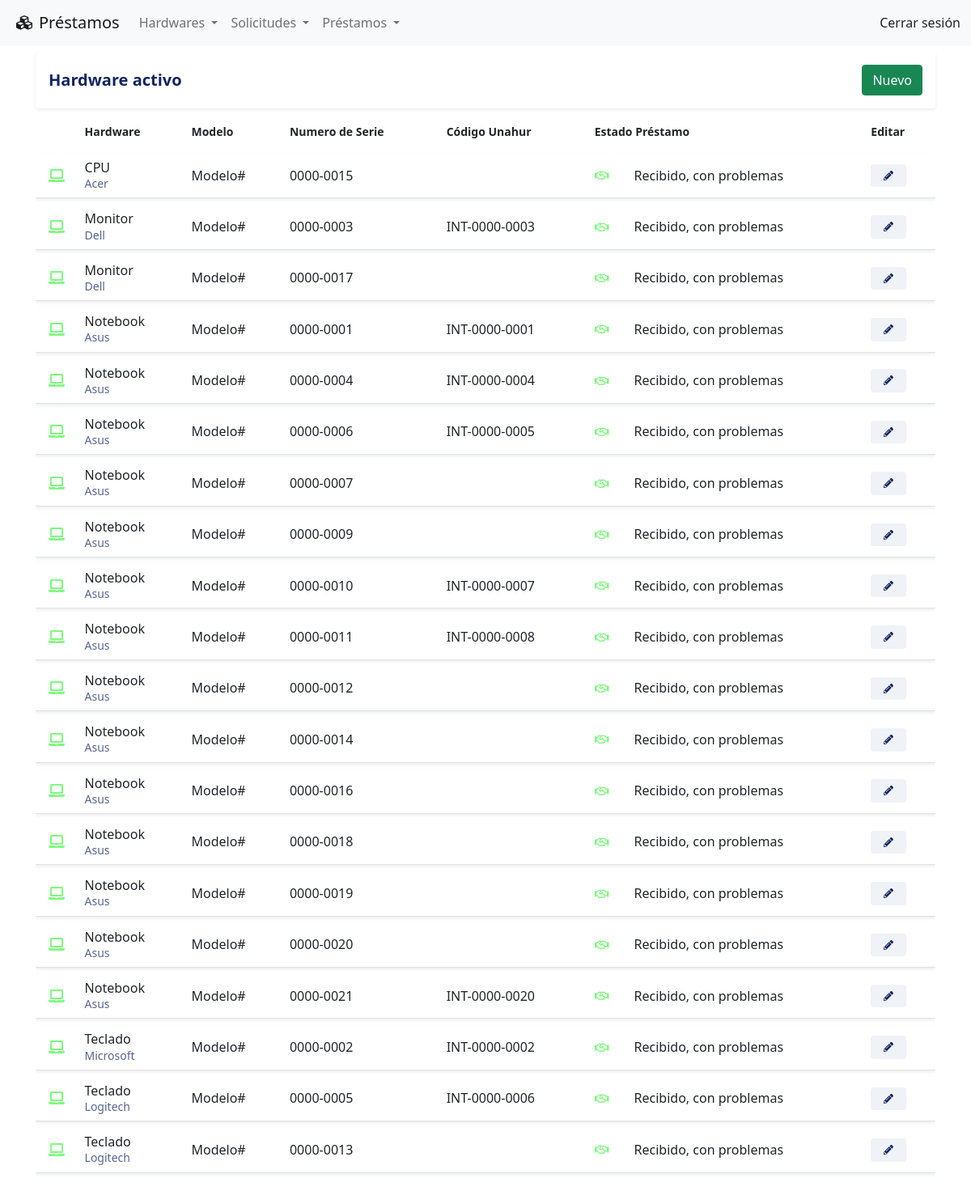
/hardware/activo, run on an earlier commit of the app's database.
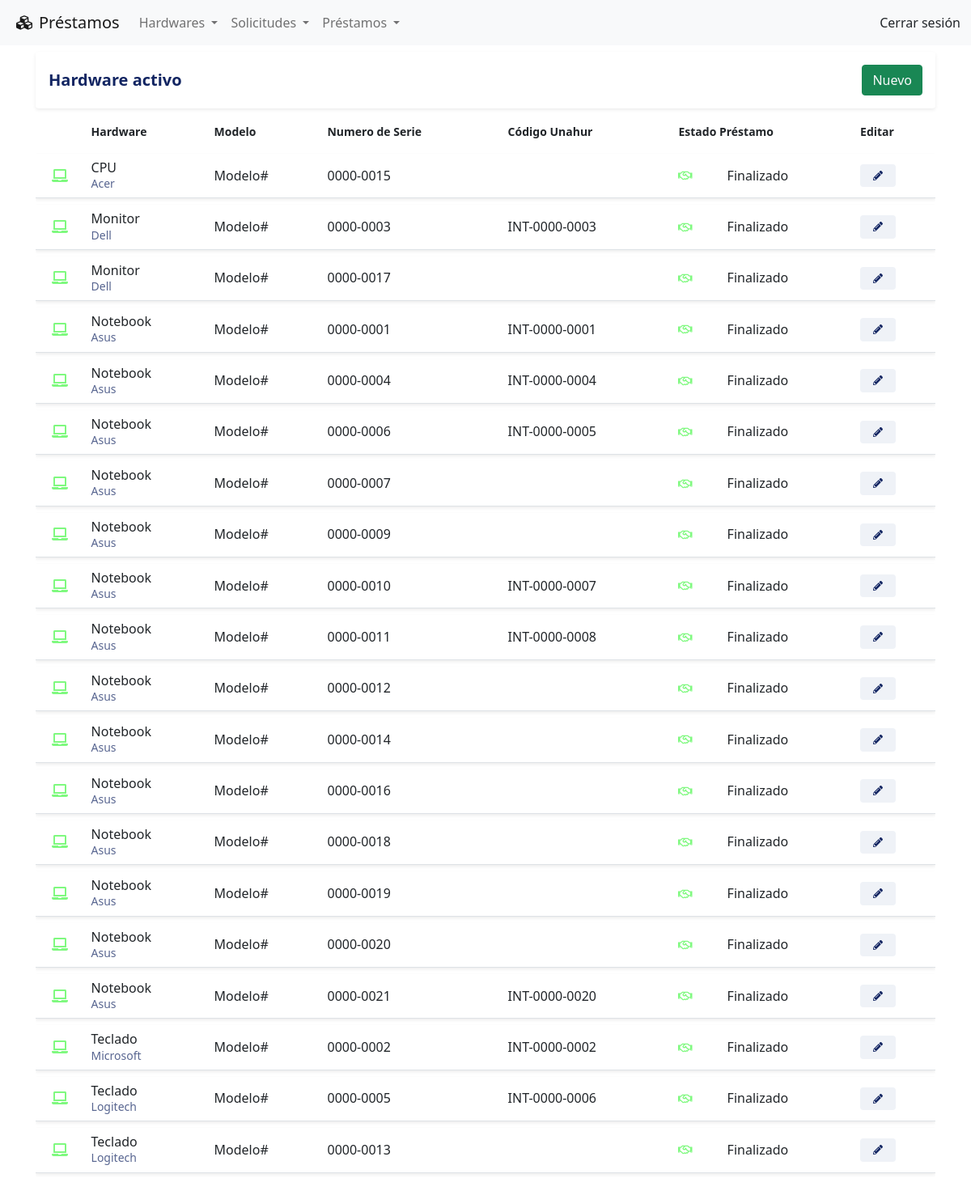
And on a later commit of the database.
### tables this page shows
CREATE TABLE IF NOT EXISTS hardwares
(
    id_hardware INT AUTO_INCREMENT PRIMARY KEY NOT NULL,
    id_tipo_hardware INT NOT NULL,
    id_marca INT NOT NULL,
    descripcion_hardware VARCHAR(1024),
    modelo VARCHAR(40) NOT NULL,
    numero_serie VARCHAR(40) NOT NULL UNIQUE,
    codigo_interno VARCHAR(40),
    id_estado_hardware INT NOT NULL,
    id_estado_prestamo INT NOT NULL,
    created_at TIMESTAMP DEFAULT CURRENT_TIMESTAMP,
    updated_at DATETIME DEFAULT CURRENT_TIMESTAMP ON UPDATE CURRENT_TIMESTAMP,
    FOREIGN KEY (id_tipo_hardware) REFERENCES tipos_hardware (id_tipo_hardware),
    FOREIGN KEY (id_marca) REFERENCES marcas (id_marca)
);

CREATE TABLE IF NOT EXISTS tipos_hardware
(
    id_tipo_hardware INT AUTO_INCREMENT PRIMARY KEY NOT NULL,
    tipo_hardware VARCHAR(40) NOT NULL UNIQUE,
    created_at TIMESTAMP DEFAULT CURRENT_TIMESTAMP,
    updated_at DATETIME DEFAULT CURRENT_TIMESTAMP ON UPDATE CURRENT_TIMESTAMP
);

CREATE TABLE IF NOT EXISTS marcas
(
    id_marca INT AUTO_INCREMENT PRIMARY KEY NOT NULL,
    marca VARCHAR(40) NOT NULL UNIQUE,
    created_at TIMESTAMP DEFAULT CURRENT_TIMESTAMP,
    updated_at DATETIME DEFAULT CURRENT_TIMESTAMP ON UPDATE CURRENT_TIMESTAMP
);

CREATE TABLE IF NOT EXISTS estados_prestamo
( 
    id_estado_prestamo INT AUTO_INCREMENT PRIMARY KEY NOT NULL, 
    estado_prestamo VARCHAR(40) NOT NULL UNIQUE,
    color_estado_prestamo VARCHAR(40) NOT NULL, 
    created_at TIMESTAMP DEFAULT CURRENT_TIMESTAMP,
    updated_at DATETIME DEFAULT CURRENT_TIMESTAMP ON UPDATE CURRENT_TIMESTAMP
);

### index.php (called while the page is built, shortened)
<?php
    require_once "config/database.php";
    include_once "views/layouts/header.php";
    include_once "views/layouts/navbar.php";
    include_once "views/layouts/main.php";
    include_once "views/layouts/footer.php";
?>

### controllers/hardwareController.php (called while the page is built, shortened)
<?php
require_once 'models/hardwareModel.php';
class HardwareController{
    public function activo() {
        $hardware = new HardwareModel();
        $hardwares = $hardware->getAll();
        $hardware->setEncabezado('activo');
        $estado = 1;
        require_once 'views/hardware/listado.php';
    }
}

### config/database.php (called while the page is built)
<?php
class Database {
    public static function connect(){
        $db = new mysqli('localhost', 'root', '', 'prestamos');
        $db->query ("SET NAMES 'utf-8'");
        return $db;
    }
}

### models/hardwareModel.php (called while the page is built, shortened)
<?php
class HardwareModel{
    private $db;
    private $encabezado;
    public function __construct() {
        $this->db = Database::connect();
    }
    public function getEncabezado() {
        return $this->encabezado;
    }
    public function setEncabezado($encabezado) {
        $this->encabezado = $encabezado;
    }
    public function getAll() {
        $query = "SELECT
                        hardwares.id_hardware,
                        tipos_hardware.tipo_hardware,
                        marcas.marca,
                        hardwares.modelo,
                        hardwares.numero_serie,
                        hardwares.codigo_interno,
                        hardwares.id_estado_hardware,
                        estados_hardware.estado_hardware,
                        hardwares.id_estado_prestamo,
                        estados_prestamo.estado_prestamo,
                        hardwares.descripcion_hardware,
                        hardwares.created_at AS created_at_hardware
                    FROM
                        hardwares
                    INNER JOIN
                        tipos_hardware ON hardwares.id_tipo_hardware = tipos_hardware.id_tipo_hardware
                    INNER JOIN
                        marcas ON hardwares.id_marca = marcas.id_marca
                    INNER JOIN
                        estados_hardware ON hardwares.id_estado_hardware = estados_hardware.id_estado_hardware
                    INNER JOIN
                        estados_prestamo ON hardwares.id_estado_prestamo = estados_prestamo.id_estado_prestamo
                    ORDER BY tipos_hardware.tipo_hardware, hardwares.numero_serie;";
        $hardwares = $this->db->query($query);
        return $hardwares;
    }
}

### views/hardware/listado.php (the view, shortened to what this page needs)
<div class="row">
    <div class="col align-middle">
        <div class="card d-inline-block border-0 shadow-sm shadow-hover w-100">
            <div class="card-body d-flex justify-content-between align-items-center">
                <h5 class="mb-0"> Hardware <?= $hardware->getEncabezado()?></h5>
                <a href="<?= URL ?>hardware/nuevo"class="btn btn-success text-light">Nuevo</a>
			</div>
        </div>
    </div>
</div>
<div class="row">
    <div class="col">
        <div class="table-responsive">
            <table class="table table-hover">
                <thead class="thead-light">
                    <tr>
                        <th scope="col"><small class="font-weight-bold"><small></th>
                        <th scope="col"><small class="font-weight-bold">Hardware<small></th>
                        <th scope="col"><small class="font-weight-bold">Modelo<small></th>
                        <th scope="col"><small class="font-weight-bold">Numero de Serie<small></th>
                        <th scope="col"><small class="font-weight-bold">Código Unahur<small></th>
                        <th scope="col" colspan=2><small class="font-weight-bold">Estado Préstamo<small></th>
                        <th scope="col"><small class="font-weight-bold">Editar<small></th>
                    </tr>
                </thead>
                <tbody>
                    <?php while($dato = $hardwares->fetch_object()): ?>
                    <?php  $estadoHardware = $dato->id_estado_hardware;
                        if($estadoHardware == $estado) {
                    ?>
                        <tr class="shadow-sm">
                            <td class="align-middle text-center">
                                <i class="fas fa-laptop"
                                        <?php
                                            switch ($estado) {
                                                case 1:
                                                    echo  'style="color:rgba(0, 244, 0, 0.5)"';
                                                break;
                                        }
                                    ?>
                                > </i>
                            </td>
                            <td><span class="d-block"><?= $dato->tipo_hardware; ?></span><small class="text-muted"><?= $dato->marca; ?></small>
                            </td>
                            <td class="align-middle"><span><?= $dato->modelo; ?></span></td>
                            <td class="align-middle"><span><?= $dato->numero_serie; ?></span></td>
                            <td class="align-middle"><span><?= $dato->codigo_interno; ?></span></td>
                            <td class="align-middle">
                                <span>
                                    <i class="far fa-handshake fa-sm"
                                                <?php
                                                    switch ($dato->id_estado_prestamo) {
                                                        case 3:
                                                            echo 'style="color:rgba(0, 244, 0, 0.5)"';
                                                        break;
                                                }
                                            ?>
                                        > </i>
                                </span>
                            </td>
                            <td class="align-middle">
                                <?= $dato->estado_prestamo; ?>
                            </td>
                            <td class="align-middle">
                                <a href = "<?= URL ?>hardware/editar&id=<?=$dato->id_hardware?>">
                                    <span class="badge badge-secondary"><i class="fas fa-pencil-alt"></i></span>
                                </a>
                            </td>
                        </tr>
                    <?php } endwhile; ?>
                </tbody>
            </table>
        </div>
    </div>
</div>

### views/layouts/header.php (shortened to what this page needs)
<!DOCTYPE html>
<html lang="es">
<head>
    <link rel="stylesheet" href="<?php echo URL ?>public/css/bootstrap.min.css" />
    <link rel="stylesheet" href="<?php echo URL ?>public/css/all.min.css" />
    <link rel="stylesheet" href="<?php echo URL ?>public/css/style.css" />
</head>
<body>

### views/layouts/navbar.php (shortened to what this page needs)
<nav class="navbar navbar-expand-lg navbar-light bg-light">
    <div class="container-fluid">
        <a class="navbar-brand" href="<?php echo URL ?>"><i class="fas fa-cubes mx-2"></i>Préstamos</a>
        <div class="collapse navbar-collapse" id="navbarSupportedContent">
        <ul class="navbar-nav me-auto mb-2 mb-lg-0">
            <li class="nav-item dropdown">
                <a class="nav-link dropdown-toggle" href="#" id="navbarDropdown" role="button" data-bs-toggle="dropdown" aria-expanded="false">
                    Hardwares
                </a>
            </li>
            <li class="nav-item dropdown">
                <a class="nav-link dropdown-toggle" href="#" id="navbarDropdown" role="button" data-bs-toggle="dropdown" aria-expanded="false">
                    Solicitudes
                </a>
            </li>
            <li class="nav-item dropdown">
                <a class="nav-link dropdown-toggle" href="#" id="navbarDropdown" role="button" data-bs-toggle="dropdown" aria-expanded="false">
                    Préstamos
                </a>
            </li>
        </ul>
            <span class="d-flex ">
                <a class="btn p-0" type="submit">Cerrar sesión</a>
            </span>
        </div>
    </div>
</nav>

### views/layouts/main.php (shortened to what this page needs)
<div class="container-fluid">
  <div class="row justify-content-center m-1 p-1">
  <?php
    if(isset($_GET['controller'])){
      $nombre_controlador = $_GET['controller'].'Controller';
    }elseif(!isset($_GET['controller']) && !isset($_GET['action'])){
      $nombre_controlador = CONTROLLER_DEFAULT;
    }else{
      show_error();
      exit();
    }
    if(class_exists($nombre_controlador)){
      $controlador = new $nombre_controlador();
      if(isset($_GET['action']) && method_exists($controlador, $_GET['action'])){
        $action = $_GET['action'];
        $controlador->$action();
      }elseif(!isset($_GET['controller']) && !isset($_GET['action'])){
        $action_default = ACTION_DEFAULT;
        $controlador->$action_default();
      }else{
        show_error();
      }
    }else{
      show_error();
    }
    ?>
  </div>
</div>

### views/layouts/footer.php (shortened to what this page needs)
</body>
</html>

### public/css/style.css (style rules this page uses)
:root { --primary: #122562; --light: #ffffff; --light-blue: #F5F6FA; --grey: #eff2f7; }
h1, h2, h3, h4, h5, h6 { color: var(--primary); font-weight: 700; }
.text-muted { color: var(--primary) !important; opacity: .7; }
.shadow-sm { box-shadow: 0 0 1.25rem rgba(11,37,75,.05); }
.shadow-hover { transition: 1s ease-in-out; }
.badge { padding: .5rem 1rem; }
.badge-secondary { background-color: var(--grey); color: var(--primary); }
table { border-collapse: separate; border-spacing: 0 .5rem; }
table thead th { border: 0 !important; }
table tbody tr { background-color: var(--light); }
table tbody td { border-top: 0 !important; line-height: 1.2; }
html { position: relative; min-height: 100%; }
body { margin-bottom: 60px; }

What changed in the data, as far as the page shows it:
changed through a linked row, hardwares "CPU": id_estado_prestamo.estado_prestamo "Recibido, con problemas" → "Finalizado"
changed through a linked row, hardwares "INT-0000-0003": id_estado_prestamo.estado_prestamo "Recibido, con problemas" → "Finalizado"
changed through a linked row, hardwares (number 3 of 20 on the later page): id_estado_prestamo.estado_prestamo "Recibido, con problemas" → "Finalizado"
changed through a linked row, hardwares "INT-0000-0001": id_estado_prestamo.estado_prestamo "Recibido, con problemas" → "Finalizado"
changed through a linked row, hardwares "INT-0000-0004": id_estado_prestamo.estado_prestamo "Recibido, con problemas" → "Finalizado"
changed through a linked row, hardwares "INT-0000-0005": id_estado_prestamo.estado_prestamo "Recibido, con problemas" → "Finalizado"
changed through a linked row, hardwares (number 7 of 20 on the later page): id_estado_prestamo.estado_prestamo "Recibido, con problemas" → "Finalizado"
changed through a linked row, hardwares (number 8 of 20 on the later page): id_estado_prestamo.estado_prestamo "Recibido, con problemas" → "Finalizado"
changed through a linked row, hardwares "INT-0000-0007": id_estado_prestamo.estado_prestamo "Recibido, con problemas" → "Finalizado"
changed through a linked row, hardwares "INT-0000-0008": id_estado_prestamo.estado_prestamo "Recibido, con problemas" → "Finalizado"
changed through a linked row, hardwares (number 11 of 20 on the later page): id_estado_prestamo.estado_prestamo "Recibido, con problemas" → "Finalizado"
changed through a linked row, hardwares (number 12 of 20 on the later page): id_estado_prestamo.estado_prestamo "Recibido, con problemas" → "Finalizado"
changed through a linked row, hardwares (number 13 of 20 on the later page): id_estado_prestamo.estado_prestamo "Recibido, con problemas" → "Finalizado"
changed through a linked row, hardwares (number 14 of 20 on the later page): id_estado_prestamo.estado_prestamo "Recibido, con problemas" → "Finalizado"
changed through a linked row, hardwares (number 15 of 20 on the later page): id_estado_prestamo.estado_prestamo "Recibido, con problemas" → "Finalizado"
changed through a linked row, hardwares (number 16 of 20 on the later page): id_estado_prestamo.estado_prestamo "Recibido, con problemas" → "Finalizado"
changed through a linked row, hardwares "INT-0000-0020": id_estado_prestamo.estado_prestamo "Recibido, con problemas" → "Finalizado"
changed through a linked row, hardwares "INT-0000-0002": id_estado_prestamo.estado_prestamo "Recibido, con problemas" → "Finalizado"
changed through a linked row, hardwares "INT-0000-0006": id_estado_prestamo.estado_prestamo "Recibido, con problemas" → "Finalizado"
changed through a linked row, hardwares (number 20 of 20 on the later page): id_estado_prestamo.estado_prestamo "Recibido, con problemas" → "Finalizado"
